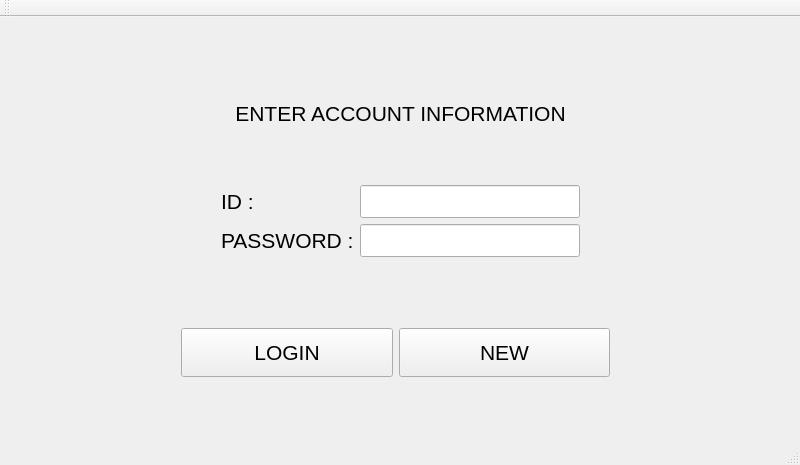
<?xml version="1.0" encoding="UTF-8"?>
<ui version="4.0">
 <class>phoe</class>
 <widget class="QMainWindow" name="phoe">
  <property name="geometry">
   <rect>
    <x>0</x>
    <y>0</y>
    <width>800</width>
    <height>465</height>
   </rect>
  </property>
  <property name="windowTitle">
   <string>phoe</string>
  </property>
  <widget class="QWidget" name="centralWidget">
   <widget class="QWidget" name="layoutWidget">
    <property name="geometry">
     <rect>
      <x>210</x>
      <y>20</y>
      <width>381</width>
      <height>231</height>
     </rect>
    </property>
    <layout class="QVBoxLayout" name="verticalLayout_3">
     <item>
      <widget class="QLabel" name="label">
       <property name="font">
        <font>
         <pointsize>16</pointsize>
        </font>
       </property>
       <property name="text">
        <string>ENTER ACCOUNT INFORMATION</string>
       </property>
       <property name="alignment">
        <set>Qt::AlignCenter</set>
       </property>
      </widget>
     </item>
     <item>
      <layout class="QHBoxLayout" name="horizontalLayout_2">
       <item>
        <layout class="QVBoxLayout" name="verticalLayout_2">
         <item>
          <widget class="QLabel" name="label_2">
           <property name="font">
            <font>
             <pointsize>16</pointsize>
            </font>
           </property>
           <property name="text">
            <string>ID :</string>
           </property>
          </widget>
         </item>
         <item>
          <widget class="QLabel" name="label_3">
           <property name="font">
            <font>
             <pointsize>16</pointsize>
            </font>
           </property>
           <property name="text">
            <string>PASSWORD :</string>
           </property>
          </widget>
         </item>
        </layout>
       </item>
       <item>
        <layout class="QVBoxLayout" name="verticalLayout">
         <item>
          <widget class="QLineEdit" name="IDlineEdit">
           <property name="font">
            <font>
             <pointsize>16</pointsize>
            </font>
           </property>
          </widget>
         </item>
         <item>
          <widget class="QLineEdit" name="PASSlineEdit">
           <property name="font">
            <font>
             <pointsize>16</pointsize>
            </font>
           </property>
          </widget>
         </item>
        </layout>
       </item>
      </layout>
     </item>
    </layout>
   </widget>
   <widget class="QWidget" name="">
    <property name="geometry">
     <rect>
      <x>170</x>
      <y>300</y>
      <width>451</width>
      <height>71</height>
     </rect>
    </property>
    <layout class="QHBoxLayout" name="horizontalLayout">
     <item>
      <widget class="QPushButton" name="loginButton">
       <property name="sizePolicy">
        <sizepolicy hsizetype="Minimum" vsizetype="Expanding">
         <horstretch>0</horstretch>
         <verstretch>0</verstretch>
        </sizepolicy>
       </property>
       <property name="font">
        <font>
         <pointsize>16</pointsize>
        </font>
       </property>
       <property name="text">
        <string>LOGIN</string>
       </property>
      </widget>
     </item>
     <item>
      <widget class="QPushButton" name="newButton">
       <property name="sizePolicy">
        <sizepolicy hsizetype="Minimum" vsizetype="Expanding">
         <horstretch>0</horstretch>
         <verstretch>0</verstretch>
        </sizepolicy>
       </property>
       <property name="font">
        <font>
         <pointsize>16</pointsize>
        </font>
       </property>
       <property name="text">
        <string>NEW</string>
       </property>
      </widget>
     </item>
    </layout>
   </widget>
  </widget>
  <widget class="QMenuBar" name="menuBar">
   <property name="geometry">
    <rect>
     <x>0</x>
     <y>0</y>
     <width>800</width>
     <height>25</height>
    </rect>
   </property>
  </widget>
  <widget class="QToolBar" name="mainToolBar">
   <attribute name="toolBarArea">
    <enum>TopToolBarArea</enum>
   </attribute>
   <attribute name="toolBarBreak">
    <bool>false</bool>
   </attribute>
  </widget>
  <widget class="QStatusBar" name="statusBar"/>
 </widget>
 <layoutdefault spacing="6" margin="11"/>
 <resources/>
 <connections/>
</ui>
